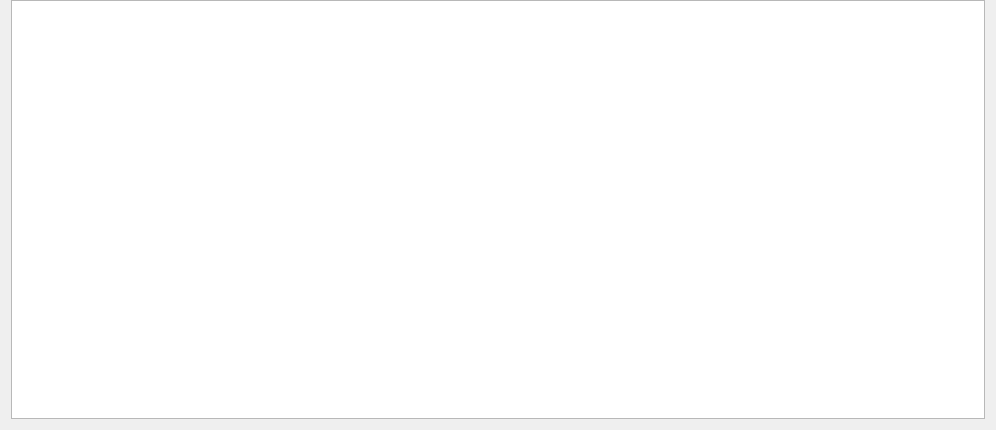
<?xml version="1.0" encoding="UTF-8"?>
<ui version="4.0">
 <class>BoxTableWidget</class>
 <widget class="QWidget" name="BoxTableWidget">
  <property name="geometry">
   <rect>
    <x>0</x>
    <y>0</y>
    <width>996</width>
    <height>430</height>
   </rect>
  </property>
  <property name="font">
   <font>
    <family>Ubuntu</family>
    <pointsize>8</pointsize>
    <italic>false</italic>
    <bold>false</bold>
   </font>
  </property>
  <property name="windowTitle">
   <string>Form</string>
  </property>
  <property name="styleSheet">
   <string notr="true">font: 8pt &quot;Ubuntu&quot;;</string>
  </property>
  <layout class="QGridLayout" name="gridLayout">
   <property name="topMargin">
    <number>0</number>
   </property>
   <item row="0" column="0">
    <widget class="QTableWidget" name="tableWidget">
     <property name="verticalScrollBarPolicy">
      <enum>Qt::ScrollBarAsNeeded</enum>
     </property>
    </widget>
   </item>
  </layout>
 </widget>
 <resources/>
 <connections/>
</ui>
